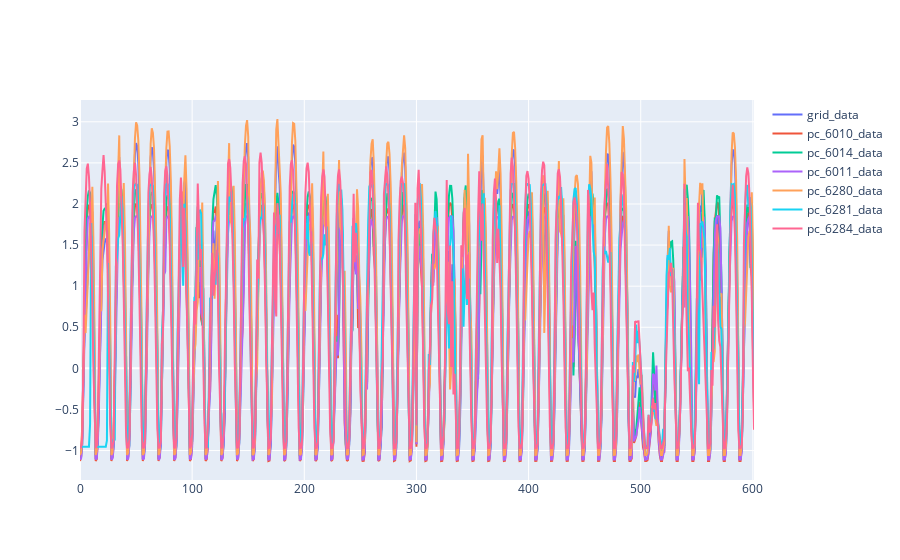

The code cell stored with this chart in its notebook:
### Code cell
fig = go.Figure()
fig.add_trace(go.Scatter(y = window_grid['power'], name= 'grid_data'))
fig.add_trace(go.Scatter(y = window_pc_6010['power'], name = 'pc_6010_data'))
fig.add_trace(go.Scatter(y = window_pc_6014['power'], name = 'pc_6014_data'))
fig.add_trace(go.Scatter(y = window_pc_6011['power'], name = 'pc_6011_data'))
fig.add_trace(go.Scatter(y = window_pc_6280['power'], name = 'pc_6280_data'))
fig.add_trace(go.Scatter(y = window_pc_6281['power'], name = 'pc_6281_data'))
fig.add_trace(go.Scatter(y = window_pc_6284['power'], name = 'pc_6284_data'))

### Figure 1 — Plotly figure (JSON) as saved in the notebook; plotly's stock layout.template omitted (floating-point values rounded to 4 significant figures; data arrays with more than 128 entries replaced by an {"elided": "..."} marker saying what was removed)
{"data": [{"name": "grid_data", "type": "scatter", "y": {"elided": "602 float values"}}, {"name": "pc_6010_data", "type": "scatter", "y": {"elided": "602 float values"}}, {"name": "pc_6014_data", "type": "scatter", "y": {"elided": "602 float values"}}, {"name": "pc_6011_data", "type": "scatter", "y": {"elided": "602 float values"}}, {"name": "pc_6280_data", "type": "scatter", "y": {"elided": "602 float values"}}, {"name": "pc_6281_data", "type": "scatter", "y": {"elided": "602 float values"}}, {"name": "pc_6284_data", "type": "scatter", "y": {"elided": "602 float values"}}], "layout": {}}
